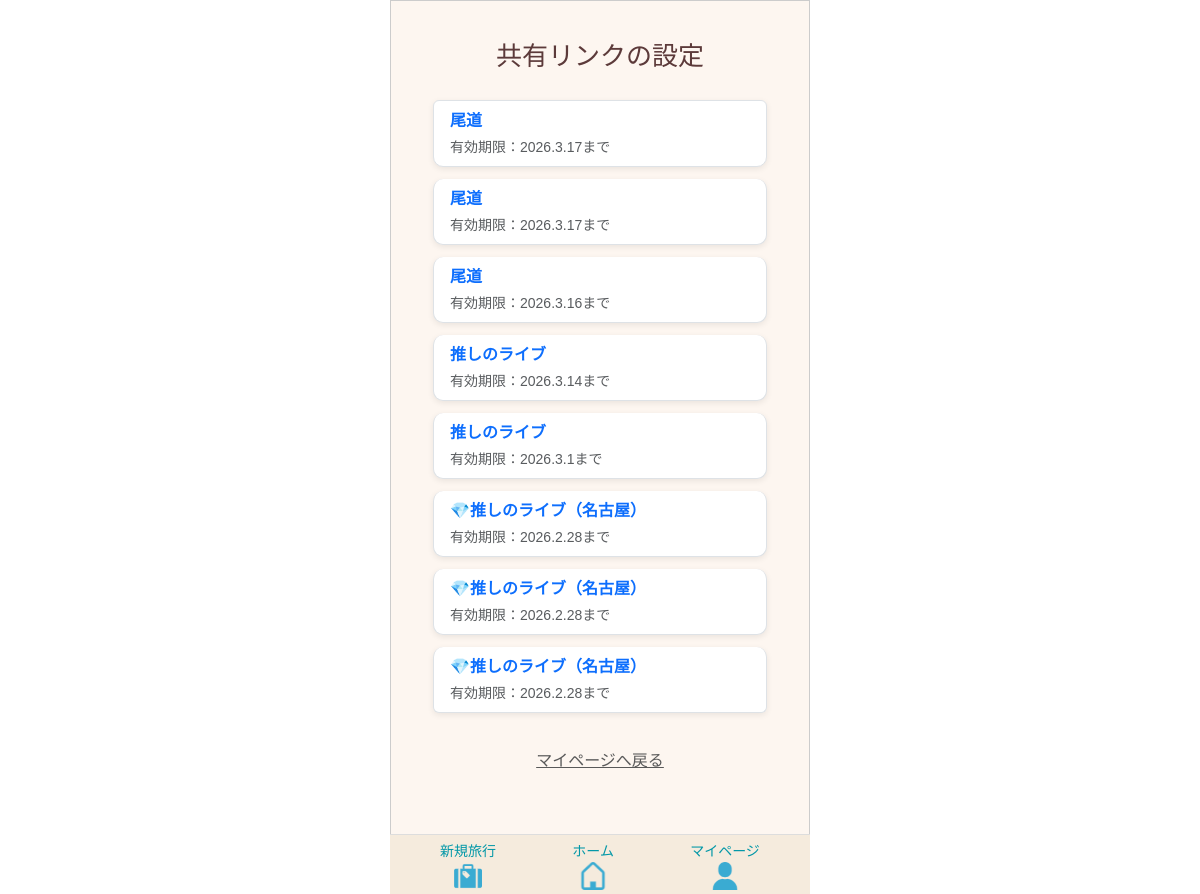
The app's page /share/settings/ (signed in), older data.
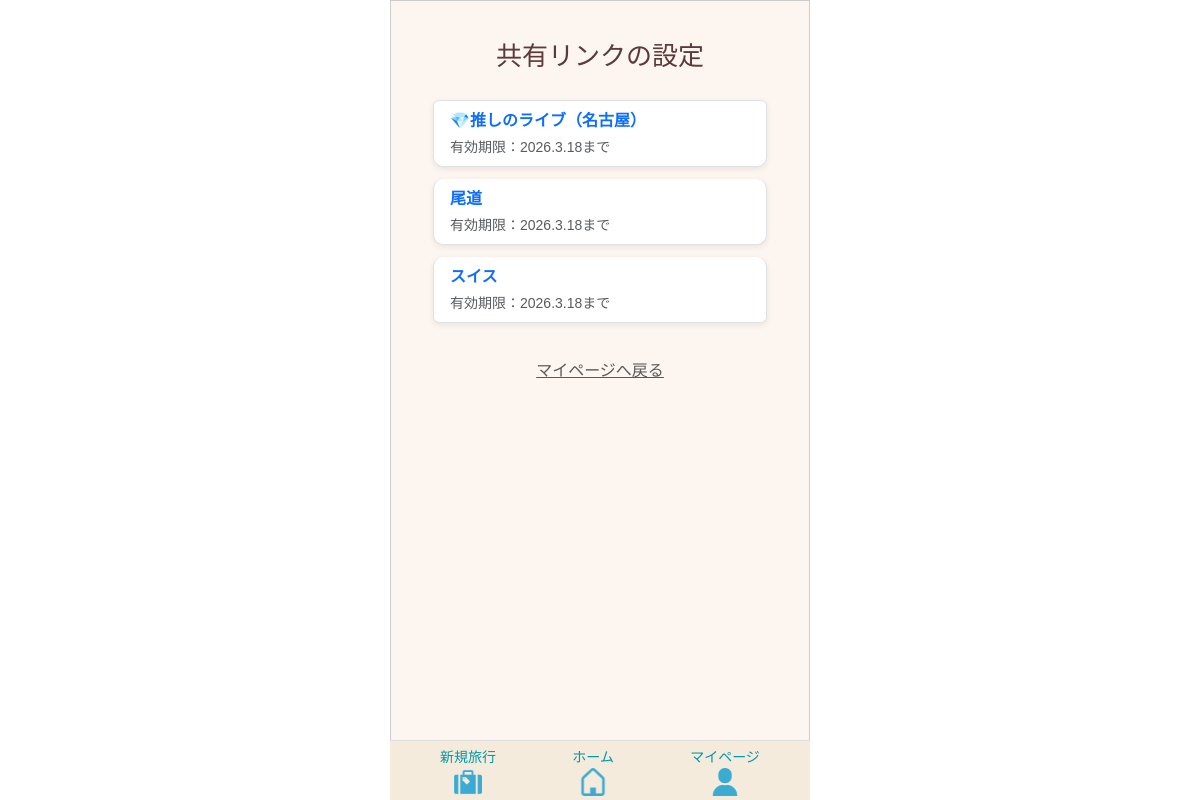
The same page, newer data.
### app/models/link.py (models this page shows)
class Link(models.Model):
    class PermissionType(models.IntegerChoices):
        READ_ONLY    = 0, _("閲覧のみ")
        EDITABLE     = 1, _("編集可能")
    class ExpirationType(models.IntegerChoices):
        ONE_MONTH = 0, _("1か月間")
        AFTER_TRIP = 1, _("旅行終了日翌日")
        USER_INPUT = 2, _("ユーザー入力")
    template = models.ForeignKey(
        Template,
        on_delete=models.CASCADE,
        verbose_name=_("テンプレートID")
    )
    user = models.ForeignKey(
        settings.AUTH_USER_MODEL,
        on_delete=models.CASCADE,
        verbose_name=_("ユーザーID")
    )
    share_token = models.CharField(
        max_length=12,
        unique=True,
        verbose_name=_("共有トークン")
    )
    permission_type = models.IntegerField(
        choices=PermissionType.choices,
        default=PermissionType.READ_ONLY,
        verbose_name=_("編集権限")
    )
    expiration_type = models.IntegerField(
        choices=ExpirationType.choices,
        default=ExpirationType.ONE_MONTH,
        verbose_name=_("有効期限タイプ")
    )
    expiration_date = models.DateField(
         verbose_name=_("有効期限"),
         )
    created_at = models.DateTimeField(
         auto_now_add=True,
         verbose_name=_("作成日")
         )
    updated_at = models.DateTimeField(
        auto_now=True,
        verbose_name=_("更新日")
        )
    class Meta:
      verbose_name = _("共有リンク")
      verbose_name_plural = _("共有リンク")

### app/models/template.py (models this page shows, shortened)
class Template(models.Model):
    class SourceType(models.IntegerChoices):
        FROM_TRAVEL   = 0, _("旅行情報より作成")
        FROM_TEMPLATE = 1, _("既存テンプレートを反映")
    user = models.ForeignKey(
        settings.AUTH_USER_MODEL,
        on_delete=models.CASCADE,
        verbose_name=_("ユーザーID")
    )
    travel_info = models.ForeignKey(
        Travel_info,
        on_delete=models.CASCADE,
        verbose_name=_("旅行情報ID")
    )
    source_type = models.IntegerField(
        choices=SourceType.choices,
        verbose_name=_("生成タイプ")
    )
    template_source = models.ForeignKey(
        "self",
        null=True,
        blank=True,
        on_delete=models.SET_NULL,
        verbose_name=_("テンプレート参照元"),
        related_name="derived_templates"
    )
    created_at = models.DateTimeField(
         auto_now_add=True,
         verbose_name=_("作成日")
         )
    updated_at = models.DateTimeField(
        auto_now=True,
        verbose_name=_("更新日")
        )
    class Meta:
      verbose_name = _("テンプレート")

### app/models/travel.py (models this page shows, shortened)
class Travel_info(models.Model):
    class StayType(models.IntegerChoices):
        DAY_TRIP = 0, _("日帰り")
        STAY     = 1, _("宿泊")
    class LocationType(models.IntegerChoices):
        DOMESTIC = 0, _("国内")
        OVERSEAS = 1, _("海外")
    class StatusType(models.IntegerChoices):
        NOT_DONE  = 0, _("未")
        COMPLETE  = 1, _("完")
        PROCESSED = 2, _("済")
    travel_info_id = models.AutoField(
        primary_key=True,
        verbose_name=_("旅行情報ID")
    )
    user = models.ForeignKey(
        settings.AUTH_USER_MODEL,
        on_delete=models.CASCADE,
        verbose_name=_("ユーザーID")
    )
    travel_title = models.CharField(
        max_length=100,
        verbose_name=_("旅行タイトル")
    )
    start_date = models.DateField(
        verbose_name=_("開始日")
    )
    end_date = models.DateField(
        verbose_name=_("終了日")
    )
    stay_type = models.IntegerField(
        choices=StayType.choices,
        verbose_name=_("宿泊タイプ")
    )
    location = models.IntegerField(
        choices=LocationType.choices,
        verbose_name=_("場所"),
    )
    memo = models.CharField(
        max_length=230,
        blank=True,
        verbose_name=_("メモ")
    )
    status = models.IntegerField(
        choices=StatusType.choices,
        default=0,
        verbose_name=_("ステータス")
    )
    transport = models.ManyToManyField(
        "Transport",
        through="Travelmode",
        verbose_name=_("交通手段")
    )
    created_at = models.DateTimeField(
        auto_now_add=True,
        verbose_name=_("作成日")
    )
    updated_at = models.DateTimeField(
       auto_now=True,
        verbose_name=_("更新日")
    )
    class Meta:
        verbose_name = _("旅行情報")
        verbose_name_plural = _("旅行情報")

### app/views/mypage/link.py (the view)
# urls.py: path('share/settings/', share_settings, name='share_settings'),
@login_required
def share_settings(request):
    links = Link.objects.filter(user=request.user).order_by('-created_at')
    for link in links:
        if link.expiration_date:
            df = DateFormat(link.expiration_date)
            link.formatted_expiration = df.format('Y.n.j')  # 例: 2026.5.1
    return render(request, 'mypage/link_list.html', {
        'links': links
    })

### templates/mypage/link_list.html (shortened to what this page needs)
{% extends 'base.html' %}
{% load static %}
{% block extra_css %}
{{ block.super }}
<link rel="stylesheet" href="{% static 'tabipre/css/mypage/list_link.css' %}">
<link rel="stylesheet" href="{% static 'tabipre/css/mypage/mypage.css' %}">
{% endblock %}
{% block content %}
<div class="container mt-4">
    <div class="mb-4 sub-title">共有リンクの設定</div>
    {% if links %}
        <ul class="list-group mb-4">
            {% for link in links %}
                <li class="list-group-item">
                    <a href="#"
                       class="text-decoration-none d-block"
                       data-bs-toggle="modal"
                       data-bs-target="#shareLinkModal"
                       data-link-id="{{ link.id }}"
                       data-url="/share/{{ link.share_token }}/"
                       data-permission="{{ link.permission_type }}"
                       data-expiration="{{ link.formatted_expiration }}"
                       data-title="{{ link.template.travel_info.travel_title }}"
                    >
                        <div class="fw-bold fs-6">
                            {{ link.template.travel_info.travel_title }}
                        </div>
                        <div class="text-muted small mt-1">
                            有効期限：{{ link.formatted_expiration }}まで
                        </div>
                    </a>
                </li>
            {% endfor %}
        </ul>
    {% else %}
        <p class="text-center text-muted mb-4">共有リンクはまだ登録されていません。</p>
    {% endif %}
    <div class="text-center mb-5">
        <a href="{% url 'app:mypage' %}" class="back-link">
            マイページへ戻る
        </a>
    </div>
</div>
{% endblock %}

### templates/base.html (shortened to what this page needs)
<!DOCTYPE html>
<html lang="en">
<head>
    {% load static %}
    <link href="https://cdn.jsdelivr.net/npm/bootstrap@5.3.0/dist/css/bootstrap.min.css" rel="stylesheet">
    <link rel="stylesheet" href="https://cdn.jsdelivr.net/npm/bootstrap-icons@1.10.5/font/bootstrap-icons.css">
    <link rel="stylesheet" href="https://cdn.jsdelivr.net/npm/flatpickr/dist/themes/airbnb.css">
    {% block extra_css %}
    <link rel="stylesheet" href="{% static 'tabipre/css/base/base.css' %}">
    <link rel="stylesheet" href="{% static 'tabipre/css/base/calendar_style.css' %}">
    {% endblock %}
</head>
<body class="{% block body_class %}{% endblock %}">
    <div class="app-frame">
        <div class="content-wrapper container">
            {% block content %}
            {% endblock %}
        </div>
        {% if request.user.is_authenticated and not is_share_page %}
        <nav class="navbar navbar-light bottom-nav">
            <div class="container d-flex justify-content-around text-center">
                <a class="nav-link text-center" href="{% url 'app:travel_step1' %}">
                    新規旅行<br>
                    <img src="{% static 'tabipre/icons/travel.png' %}" width="28">
                </a>
                <a class="nav-link text-center" href="{% url 'app:home' %}">
                    ホーム<br>
                    <img src="{% static 'tabipre/icons/home.png' %}" width="28">
                </a>
                <a class="nav-link text-center" href="{% url 'app:mypage' %}">
                    マイページ<br>
                    <img src="{% static 'tabipre/icons/mypage.png' %}" width="28">
                </a>
            </div>
        </nav>
        {% endif %}
    </div>
</body>
</html>

### static/tabipre/css/base/base.css (style rules this page uses)
.app-frame { max-width: 420px; margin: 0 auto; min-height: 100vh; background: #fff; border: 1px solid #ccc; padding: 12px 18px; box-sizing: border-box; color: #595959; justify-content: center; }
.app-frame { background: #fff; font-family: Arial, Helvetica, sans-serif; }
.bottom-nav { border-top: 1px solid #ddd; background: #f5ebddff; position: fixed; bottom: 0; left: 50%; transform: translateX(-50%); width: 100%; max-width: 420px; height: 60px; padding: 6px 0; z-index: 999; }
.bottom-nav a { color: #0097a7; font-size: 14px; text-decoration: none; }
.sub-title { font-size: 26px; color: #5c3a3a; text-align: center; }
.back-link { color: #595959; }
.content-wrapper { padding-bottom: 60px !important; }

### static/tabipre/css/mypage/list_link.css (style rules this page uses)
.list-group-item { margin-bottom: 12px; border-radius: 10px; box-shadow: 0 2px 6px rgba(0,0,0,0.08); }

### static/tabipre/css/mypage/mypage.css (style rules this page uses)
.app-frame { background-color: #fdf6f0; }

Row changes from the older to the newer data that the page shows:
removed Link: template.travel_info.travel_title "尾道", formatted_expiration "2026.3.17"
removed Link: template.travel_info.travel_title "尾道", formatted_expiration "2026.3.17"
removed Link: template.travel_info.travel_title "尾道", formatted_expiration "2026.3.16"
removed Link: template.travel_info.travel_title "推しのライブ", formatted_expiration "2026.3.14"
removed Link: template.travel_info.travel_title "推しのライブ", formatted_expiration "2026.3.1"
removed Link: template.travel_info.travel_title "💎推しのライブ（名古屋）", formatted_expiration "2026.2.28"
removed Link: template.travel_info.travel_title "💎推しのライブ（名古屋）", formatted_expiration "2026.2.28"
removed Link: template.travel_info.travel_title "💎推しのライブ（名古屋）", formatted_expiration "2026.2.28"
added Link: template.travel_info.travel_title "💎推しのライブ（名古屋）", formatted_expiration "2026.3.18"
added Link: template.travel_info.travel_title "尾道", formatted_expiration "2026.3.18"
added Link: template.travel_info.travel_title "スイス", formatted_expiration "2026.3.18"
